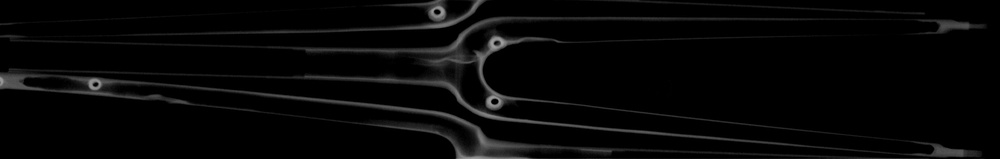
#> input picture THRESHOLDED(NORM_V_DEF)/1.jpg, 1000 x 159 px, shrunk from 2203 x 350 before the run, found by its file name
$ python THRESHOLD_SPYDER.py
#> lines starting #> are read from the running program, lines starting #| are printed output that depends on the picture; after the words box and inside, x2 and y2 are one past the last pixel; in counts of white or black regions, pixels touching at a corner belong together
import cv2
import numpy as np
import matplotlib.pyplot as plt


img = cv2.imread('1.jpg')
#> img is the input picture: shape (159, 1000, 3); min 0, max 159, mean 6.8

plt.imshow(img)

               #write about hsv values

ORANGE_MIN = np.array([0, 0,120],np.uint8)        # leave first 2 blank mess with third
ORANGE_MAX = np.array([150, 190, 255],np.uint8)   # mess with first 2

hsv_img = cv2.cvtColor(img,cv2.COLOR_BGR2HSV)
#> hsv_img: shape (159, 1000, 3); mean H, S, V 0, 0, 6.8

frame_threshed = cv2.inRange(hsv_img, ORANGE_MIN, ORANGE_MAX)
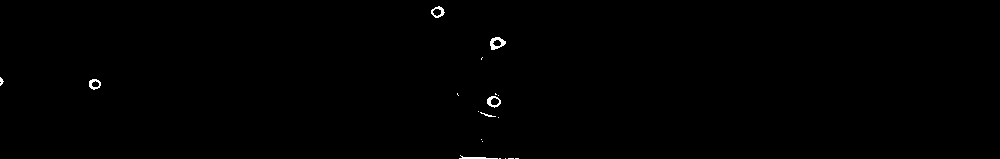
#> frame_threshed: shape (159, 1000); 0.3% white; 19 white regions (12 under 20 px), largest, box (x1, y1, x2, y2) and area: (490, 37, 506, 50) 111, (487, 96, 501, 108) 79, (431, 6, 445, 18) 74
 #cv2.imshow( frame_threshed)
plt.imshow(frame_threshed)
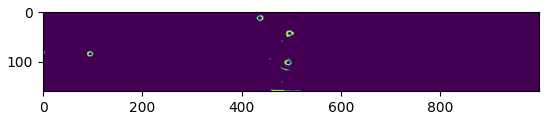
#> figure drawn by matplotlib, 1 panel

$ run again, with THRESHOLDED(NORM_V_DEF)/10.jpg copied over THRESHOLDED(NORM_V_DEF)/1.jpg
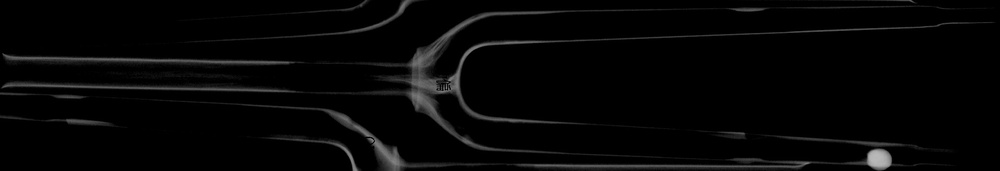
#> input picture THRESHOLDED(NORM_V_DEF)/10.jpg, 1000 x 171 px, shrunk from 2032 x 348 before the run, found by its file name
#> img is the input picture: shape (171, 1000, 3); min 0, max 185, mean 6
#> hsv_img: shape (171, 1000, 3); mean H, S, V 0, 0, 6
#> `frame_threshed = cv2.inRange(hsv_img, ORANGE_MIN, ORANGE_MAX)`:
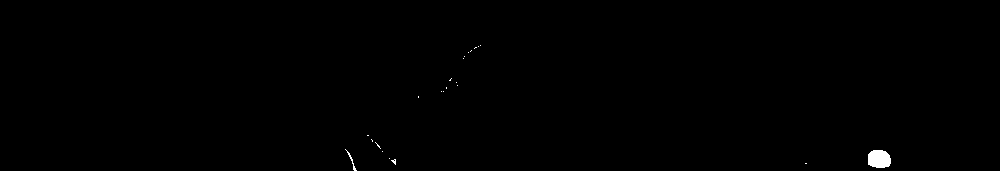
#> frame_threshed: shape (171, 1000); 0.26% white; 23 white regions (21 under 20 px), largest, box (x1, y1, x2, y2) and area: (868, 150, 891, 168) 354, (345, 149, 357, 171) 40
#> `plt.imshow(frame_threshed)`:
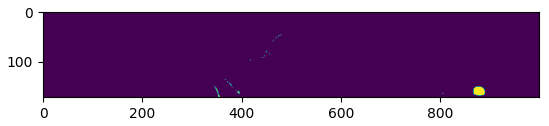
#> figure drawn by matplotlib, 1 panel

$ run again, with THRESHOLDED(NORM_V_DEF)/11.jpg copied over THRESHOLDED(NORM_V_DEF)/1.jpg
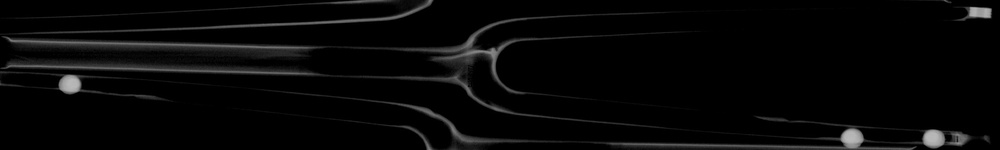
#> input picture THRESHOLDED(NORM_V_DEF)/11.jpg, 1000 x 150 px, shrunk from 2255 x 339 before the run, found by its file name
#> img is the input picture: shape (150, 1000, 3); min 0, max 187, mean 7.5
#> hsv_img: shape (150, 1000, 3); mean H, S, V 0, 0, 7.5
#> `frame_threshed = cv2.inRange(hsv_img, ORANGE_MIN, ORANGE_MAX)`:
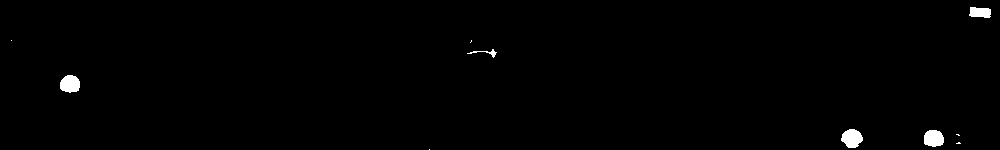
#> frame_threshed: shape (150, 1000); 0.77% white; 10 white regions (5 under 20 px), largest, box (x1, y1, x2, y2) and area: (841, 129, 863, 148) 305, (60, 75, 80, 93) 287, (924, 130, 944, 147) 282, (969, 7, 991, 18) 199, (467, 49, 497, 58) 65
#> `plt.imshow(frame_threshed)`:
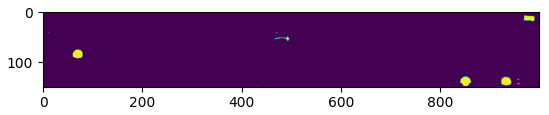
#> figure drawn by matplotlib, 1 panel

$ run again, with THRESHOLDED(NORM_V_DEF)/12.jpg copied over THRESHOLDED(NORM_V_DEF)/1.jpg
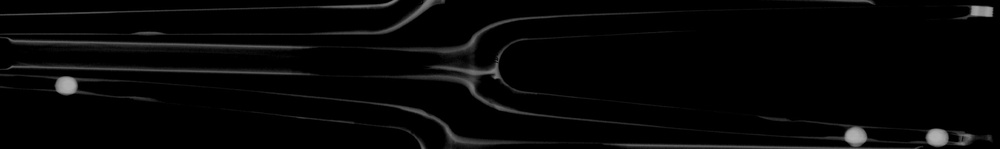
#> input picture THRESHOLDED(NORM_V_DEF)/12.jpg, 1000 x 149 px, shrunk from 2260 x 336 before the run, found by its file name
#> img is the input picture: shape (149, 1000, 3); min 0, max 178, mean 6.1
#> hsv_img: shape (149, 1000, 3); mean H, S, V 0, 0, 6.1
#> `frame_threshed = cv2.inRange(hsv_img, ORANGE_MIN, ORANGE_MAX)`:
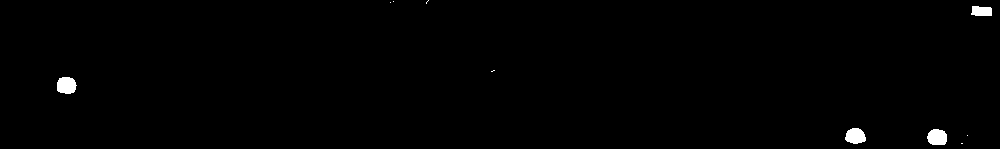
#> frame_threshed: shape (149, 1000); 0.67% white; 10 white regions (6 under 20 px), largest, box (x1, y1, x2, y2) and area: (57, 77, 77, 94) 279, (927, 129, 947, 145) 268, (845, 128, 866, 144) 258, (971, 6, 992, 16) 185
#> `plt.imshow(frame_threshed)`:
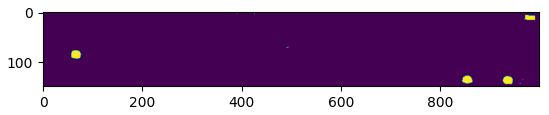
#> figure drawn by matplotlib, 1 panel
